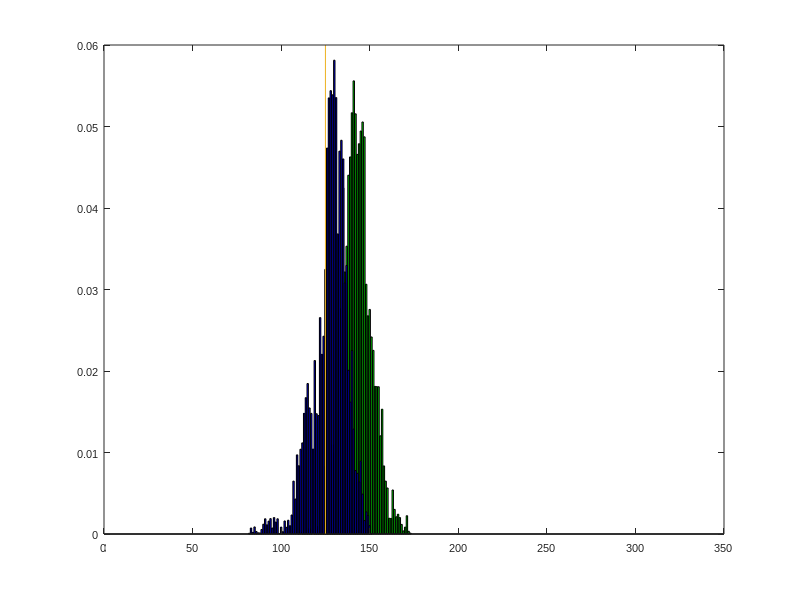

Source code (MATLAB): (Note: this script raises an error after producing the figure.)
%look at precocious cells
%their indices are 91 and 92
load('ShalekUncert.mat');%we use 500,000 samples from one MCMC chain
%produced e.g. by ShalekFewerCaptureTimes.m
xx(91,:);
xx(92,:);
%plot the posterior distributions of the precicous cells identified in 
%Shalek et al. Nature. 2014
set(0,'DefaultAxesFontName', 'Arial')
set(0,'DefaultAxesFontSize', 8)
set(0,'defaultfigurecolor',[1 1 1]);
figure();
bar(1:307,posFreq(91,:,1),'FaceColor','g')
hold on;
bar(1:307,posFreq(92,:,1),'FaceColor','b')
hold on;
a=ylim;
h1 = line([125,125],[0,a(2)]);
h1.LineWidth = 2;
h1.Color = 'm';
xlabel('pseudo-position','FontSize',10);
ylabel('frequency','FontSize',10);
leg = legend('1h: S51', '1h: S52','cap. time 2h','Location','NorthOutSide',...
    'Orientation','horizontal');
legend boxoff
xlim([80,200]);
leg.FontSize = 10;
box off;
set(gcf, 'PaperUnits', 'centimeters');
 x_width=8.8 ;y_width=5.5;
 set(gcf, 'PaperPosition', [0 0 x_width y_width]);
 set(gcf,'PaperSize',[x_width y_width]);
print('PreCells','-dpdf','-r300');
